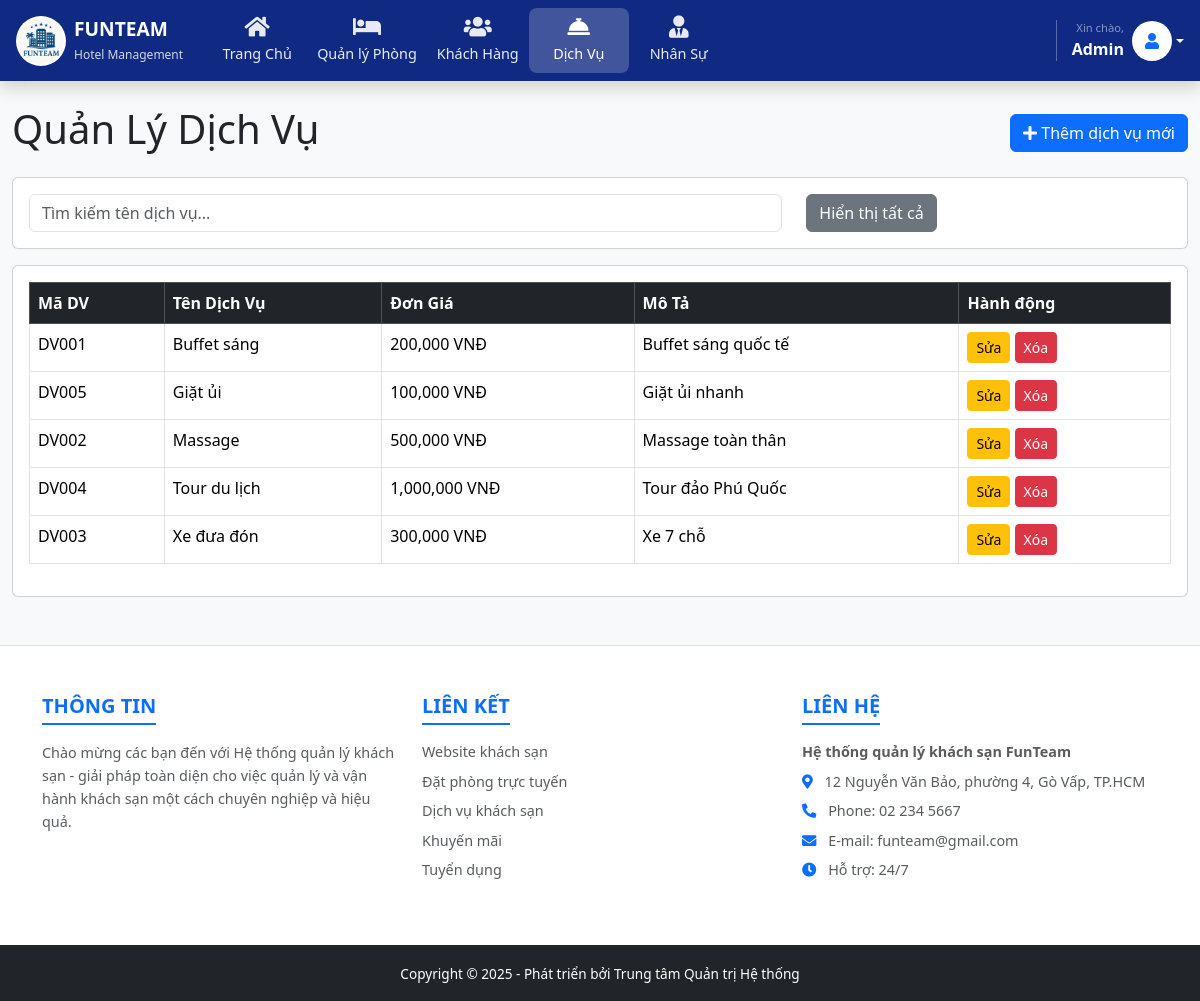
/FunTeam_CK/hotel_management/dashboard.php?page=dichvu (signed in), run on the app's committed database.
### tables this page shows
CREATE TABLE `dichvu` (
  `maDV` varchar(20) NOT NULL,
  `tenDV` varchar(100) default NULL,
  `loaiDV` varchar(100) default NULL,
  `donGia` decimal(10,2) default NULL,
  `trangThai` varchar(50) default 'HoatDong',
  `moTa` varchar(200) default NULL,
  `rating` int(11) default '5',
  `soLuongConLai` int(11) default '100',
  PRIMARY KEY  (`maDV`)
);

### FunTeam_CK/hotel_management/controller/dichvuController.php (called while the page is built, shortened)
<?php
require_once dirname(__FILE__) . '/../model/DichVuModel.php';
$dichVuModel = new DichVuModel();
$dsDichVu = $dichVuModel->getDanhSachDV();
include dirname(__FILE__) . '/../view/quanlydichvu.php';
?>

### FunTeam_CK/hotel_management/model/DichVuModel.php (called while the page is built, shortened)
<?php
require_once dirname(__FILE__) . '/../config/database.php';
class DichVuModel {
    private $conn;
    public function __construct() {
        $database = new Database();
        $this->conn = $database->getConnection();
    }
    public function getDanhSachDV() {
        $sql = "SELECT maDV AS MaDV, tenDV AS TenDV, loaiDV AS LoaiDV, donGia AS DonGia, trangThai AS TrangThai, moTa AS MoTa FROM dichvu ORDER BY tenDV";
        $stmt = $this->conn->query($sql);
        return $stmt->fetchAll(PDO::FETCH_ASSOC);
    }
}
?>

### FunTeam_CK/hotel_management/config/database.php (called while the page is built, shortened)
<?php
class Database {
    private $host = "localhost";
    private $db_name = "quanlykhachsan";
    private $username = "root";
    private $password = "";
    public function getConnection() {
        $this->conn = null;
        try {
            $dsn = "mysql:host={$this->host};dbname={$this->db_name};charset=utf8mb4";
            $options = array(
                PDO::ATTR_ERRMODE => PDO::ERRMODE_EXCEPTION,
                PDO::ATTR_DEFAULT_FETCH_MODE => PDO::FETCH_ASSOC,
                PDO::ATTR_EMULATE_PREPARES => false,
                PDO::MYSQL_ATTR_INIT_COMMAND => "SET NAMES 'utf8mb4'"
            );
            $this->conn = new PDO($dsn, $this->username, $this->password, $options);
        } catch(PDOException $e) {
            if (strpos($e->getMessage(), 'Unknown character set') !== false || strpos($e->getMessage(), "SQLSTATE[42000]") !== false) {
                try {
                    $dsn = "mysql:host={$this->host};dbname={$this->db_name};charset=utf8";
                    $options[PDO::MYSQL_ATTR_INIT_COMMAND] = "SET NAMES 'utf8'";
                    $this->conn = new PDO($dsn, $this->username, $this->password, $options);
                } catch(PDOException $ex) {
                    echo "Kết nối thất bại: " . $ex->getMessage();
                    exit;
                }
            } else {
                echo "Kết nối thất bại: " . $e->getMessage();
                exit;
            }
        }
        return $this->conn;
    }
}
?>

### FunTeam_CK/hotel_management/view/quanlydichvu.php (the view, shortened to what this page needs)
<div class="d-flex justify-content-between align-items-center mb-3">
    <h1>Quản Lý Dịch Vụ</h1>
    <button class="btn btn-primary" data-bs-toggle="modal" data-bs-target="#dichVuModal" id="btnThemDichVu">
        <i class="fas fa-plus"></i> Thêm dịch vụ mới
    </button>
</div>
<div class="card mb-3">
    <div class="card-body">
        <form id="formFilterDV" onsubmit="return false;">
            <div class="row">
                <div class="col-md-8">
                    <input type="text" id="searchKeywordDV" class="form-control" placeholder="Tìm kiếm tên dịch vụ...">
                </div>
                <div class="col-md-4">
                    <button type="button" class="btn btn-secondary" id="btnResetFilterDV">
                        Hiển thị tất cả
                    </button>
                </div>
            </div>
        </form>
    </div>
</div>
<div class="card">
    <div class="card-body table-responsive">
        <table class="table table-bordered table-hover" id="tableDichVu">
            <thead class="table-dark">
                <tr>
                    <th>Mã DV</th>
                    <th>Tên Dịch Vụ</th>
                    <th>Đơn Giá</th>
                    <th>Mô Tả</th> <th>Hành động</th>
                </tr>
            </thead>
            <tbody>
                <?php if (!empty($dsDichVu)): ?>
                    <?php foreach($dsDichVu as $dv): ?>
                    <tr>
                        <td><?php echo $dv['MaDV']; ?></td>
                        <td><?php echo $dv['TenDV']; ?></td>
                        <td><?php echo number_format($dv['DonGia']); ?> VNĐ</td>
                        <td><?php echo htmlspecialchars($dv['MoTa'], ENT_QUOTES, 'UTF-8'); ?></td>
                        <td>
                            <button class="btn btn-warning btn-sm btn-sua-dv"
                                    data-bs-toggle="modal" data-bs-target="#dichVuModal"
                                    data-madv="<?php echo $dv['MaDV']; ?>"
                                    data-tendv="<?php echo $dv['TenDV']; ?>"
                                    data-dongia="<?php echo $dv['DonGia']; ?>" data-mota="<?php echo htmlspecialchars($dv['MoTa'], ENT_QUOTES, 'UTF-8'); ?>"> Sửa
                            </button>
                            <button class="btn btn-danger btn-sm btn-xoa-dv"
                                    data-madv="<?php echo $dv['MaDV']; ?>">
                                Xóa
                            </button>
                        </td>
                    </tr>
                    <?php endforeach; ?>
                <?php else: ?>
                    <tr>
                        <td colspan="5" class="text-center">Chưa có dữ liệu dịch vụ.</td> </tr>
                <?php endif; ?>
            </tbody>
        </table>
    </div>
</div>

### data on the page
dichvu: maDV "DV001", tenDV "Buffet sáng", donGia "200,000", moTa "Buffet sáng quốc tế"
dichvu: maDV "DV005", tenDV "Giặt ủi", donGia "100,000", moTa "Giặt ủi nhanh"
dichvu: maDV "DV002", tenDV "Massage", donGia "500,000", moTa "Massage toàn thân"
dichvu: maDV "DV004", tenDV "Tour du lịch", donGia "1,000,000", moTa "Tour đảo Phú Quốc"
dichvu: maDV "DV003", tenDV "Xe đưa đón", donGia "300,000", moTa "Xe 7 chỗ"
